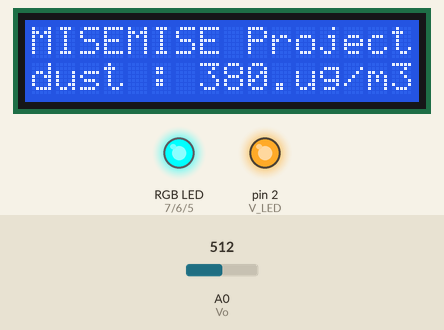
Recording of a sketch running on a simulated Arduino Uno, built with avr-gcc and run on an emulated ATmega328P. Shown: 16×2 character LCD, an RGB LED mixed from three pins (HIGH = lit), output pins drawn as LEDs (lit = HIGH). The test bench sets the inputs (shaded band); at power-on: A0 (Vo) = 512. What the sketch prints to the serial monitor is not drawn.

Above: at 1.2 s.
1.3 s: A0 (Vo) set to 207
At 3.3 s:
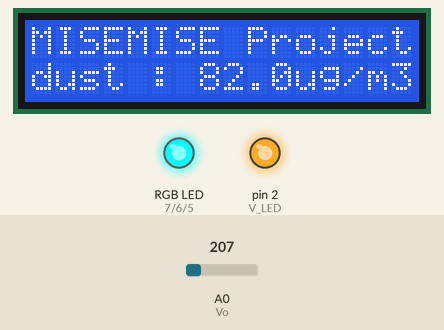
3.6 s: A0 (Vo) set to 187
At 4.9 s:
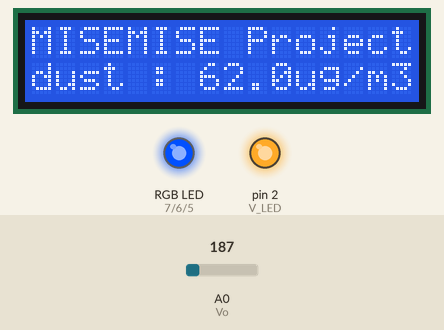
5.7 s: A0 (Vo) set to 168
At 7.4 s:
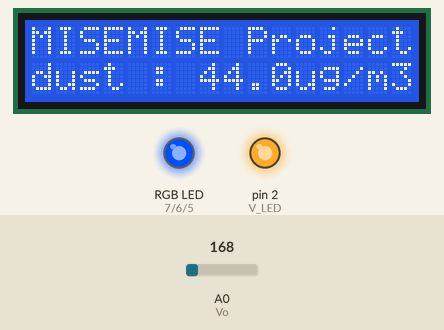
7.7 s: A0 (Vo) set to 141
At 8.9 s:
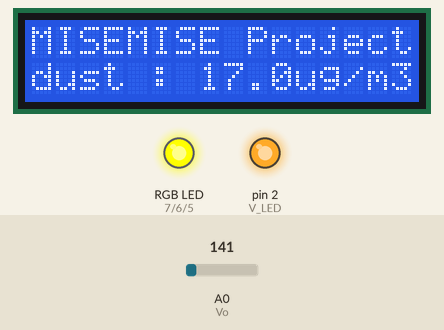
9.8 s: A0 (Vo) set to 306
At 11.6 s:
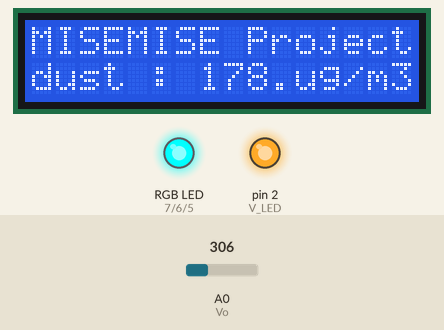
Timing chart, 0 to 13.1 s (numbered marks = the images above; inputs shaded):
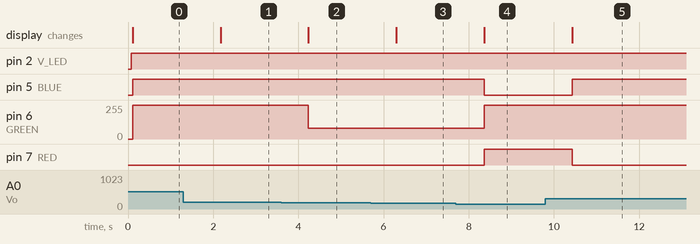

Measured:
- the behaviour switches between 200 and 199 on A0 (Vo) (found by bisection; images 1 and 2)
- the behaviour switches between 159 and 158 on A0 (Vo) (found by bisection; images 3 and 4)
- after the input at 1.3 s, the display: changes after 0.87 s (image 1)
- after the input at 3.6 s, pin 6 (GREEN): 255/255 → 80/255 after 0.64 s; the display: changes after 0.64 s (image 2)
- after the input at 5.7 s, the display: changes after 0.60 s (image 3)
- after the input at 7.7 s, pin 5 (BLUE): HIGH → LOW after 0.66 s; pin 6 (GREEN): 80/255 → 255/255 after 0.66 s; pin 7 (RED): LOW → HIGH after 0.66 s; the display: changes after 0.66 s (image 4)
- after the input at 9.8 s, pin 5 (BLUE): LOW → HIGH after 0.62 s; pin 7 (RED): HIGH → LOW after 0.62 s; the display: changes after 0.62 s (image 5)

The sketch:

dustsensor.ino
```cpp
#include <Stepper.h>          // 스테핑모터 사용을 위한 헤더파일
#include <SoftwareSerial.h>  // 블루투스 사용을 위한 헤더파일
#include <LiquidCrystal_I2C.h>      // I2C LCD 사용을 위한 헤더파일
SoftwareSerial BTSerial(3,4);       // 블루투스 핀으로 TX = 3, RX = 4 설정
LiquidCrystal_I2C lcd(0x3F, 16, 2); // I2C LCD 핀 설정, 주소, 16칸X2줄

// 스텝모터에서 스텝을 조절
// 100 = 180도, 200 = 360도, 300 = 540도, 400 = 720도
const int stepsPerRevolution = 100;

Stepper myStepper(stepsPerRevolution, 8, 9, 10, 11); // 스텝(현재 100), 모터랑 연결된 핀 8, 9, 10, 11

#define BLUE 5  // 5번핀 => BLUE
#define GREEN 6 // 6번핀 => GREEN
#define RED 7   // 7번핀 => RED

int Vo = A0;   // 미세먼지 센서의 아날로그 값을 받는 Vo = 아두이노 UNO의 Analog Pin 0번
int V_LED = 2; // 미세먼지 센서에 IRED (적외선 LED) = Digital Pin 2번

// float 형식의 변수들을 0으로 값 초기화
float Vo_value = 0;
float Voltage = 0;
float dustDensity = 0;

int cnt1, cnt2;
int window = 0;

int redValue = 0;
int greenValue = 0;
int blueValue = 0;

char temp = 0;
char data = 'a';

void setup()
{
  myStepper.setSpeed(60);   // 스텝모터 스피드 셋팅 (60)
  Serial.begin(115200);     // 시리얼 모니터 셋팅 (속도 : 115200 bps)
  BTSerial.begin(115200);   // Bluetooth인 JMOD-BT-1의 속도가 115200bps라서 속도를 하나로 맞춰야 함
  pinMode(V_LED, OUTPUT);
  pinMode(Vo, INPUT);
  lcd.begin();
  lcd.setCursor(0, 0);
  lcd.print("MISEMISE Project");

  pinMode(RED, OUTPUT);
  pinMode(GREEN, OUTPUT);
  pinMode(BLUE, OUTPUT);
  digitalWrite(RED, LOW);
  digitalWrite(GREEN, LOW);
  digitalWrite(BLUE, LOW);
}

void loop()
{
  if (BTSerial.available())
    temp = BTSerial.read();

  digitalWrite(V_LED, LOW); // PNP 트랜지스터 때문에 LOW가 LED 켜짐상태
  delayMicroseconds(280);
  Vo_value = analogRead(Vo);
  delayMicroseconds(40);
  digitalWrite(V_LED, HIGH);
  delayMicroseconds(9680);

  Voltage = Vo_value * 5.0 / 1024.0;
  dustDensity = (Voltage - 0.6)/0.005;
  dustDensity = roundf(dustDensity * 100) / 100;
  String dustString = String (dustDensity);

  if ( dustDensity < 0 )
  {
    delay (1000);
    return;
  }

  Serial.print("Voltage : ");
  Serial.println(Voltage);
  Serial.print("Dust Density : ");
  Serial.println(dustDensity);

  BTSerial.print(dustString);

  lcd.setCursor(0, 1);
  lcd.print("dust : ");
  lcd.setCursor(7, 1);
  lcd.print(dustDensity);
  lcd.setCursor(11, 1);
  lcd.print("ug/m3");

  Mode (temp);
  temp = '\0';

  delay(1000);
}

void Mode (char temp)
{
    if (temp == 'm')
    {
      data = temp;
    }
    else if (temp == 'a')
    {
      data = temp;
    }

    if (data == 'm')
    {
      if (temp == '1' && window == 0) // 수동 창문 열기
      {
        Serial.println("manual window open");
        myStepper.step(stepsPerRevolution);
        window = 1;
        delay(1000);
      }
      if (temp == '2' && window == 1) // 수동 창문 닫음
      {
        Serial.println("manual window close");
        myStepper.step(-stepsPerRevolution);
        window = 0;
        delay(1000);
      }
    }

    else if (data == 'a')
    {
      if (dustDensity < 35) // 35미만, 좋음, RGB = 파랑
      {
        redValue = 255;
        greenValue = 255;
        blueValue = 0;
        analogWrite(GREEN, greenValue);
        analogWrite(BLUE, blueValue);
        analogWrite(RED, redValue);
        cnt2++;
        }
        else if (dustDensity >= 35 && dustDensity < 75) // 35이상 75미만, 조금 나쁨, RGB = 노랑
        {
          redValue = 80;
          greenValue = 80;
          blueValue = 255;
          analogWrite(RED, redValue);
          analogWrite(GREEN, greenValue);
          analogWrite(BLUE, blueValue);
          cnt1++;
         }
         else if (dustDensity >= 75) // 75 이상, 나쁨, RGB = 빨강
         {
          redValue = 0;
          greenValue = 255;
          blueValue = 255;
          analogWrite(RED, redValue);
          analogWrite(GREEN, greenValue);
          analogWrite(BLUE, blueValue);
          cnt1++;
         }

          Serial.print("BAD dustDensity count : ");
          Serial.println(cnt1);
          Serial.print("GOOD dustDensity count : ");
          Serial.println(cnt2);

          if (cnt2 == 10 && window == 0) // 0 = 닫힘, 1 = 열림
          {
            Serial.println("auto window.open");
            myStepper.step(stepsPerRevolution);
            window = 1;
            cnt1 = 0;
            cnt2 = 0;
            delay(5000);
          }

          if (cnt1 == 10 && window == 1)
          {
            Serial.println("auto window close");
            myStepper.step(-stepsPerRevolution);
            window = 0;
            cnt1 = 0;
            cnt2 = 0;
            delay(5000);
          }

          if (cnt1 == 10 || cnt2 == 10)
          {
            cnt1 = 0;
            cnt2 = 0;
          }
    }
}
```
